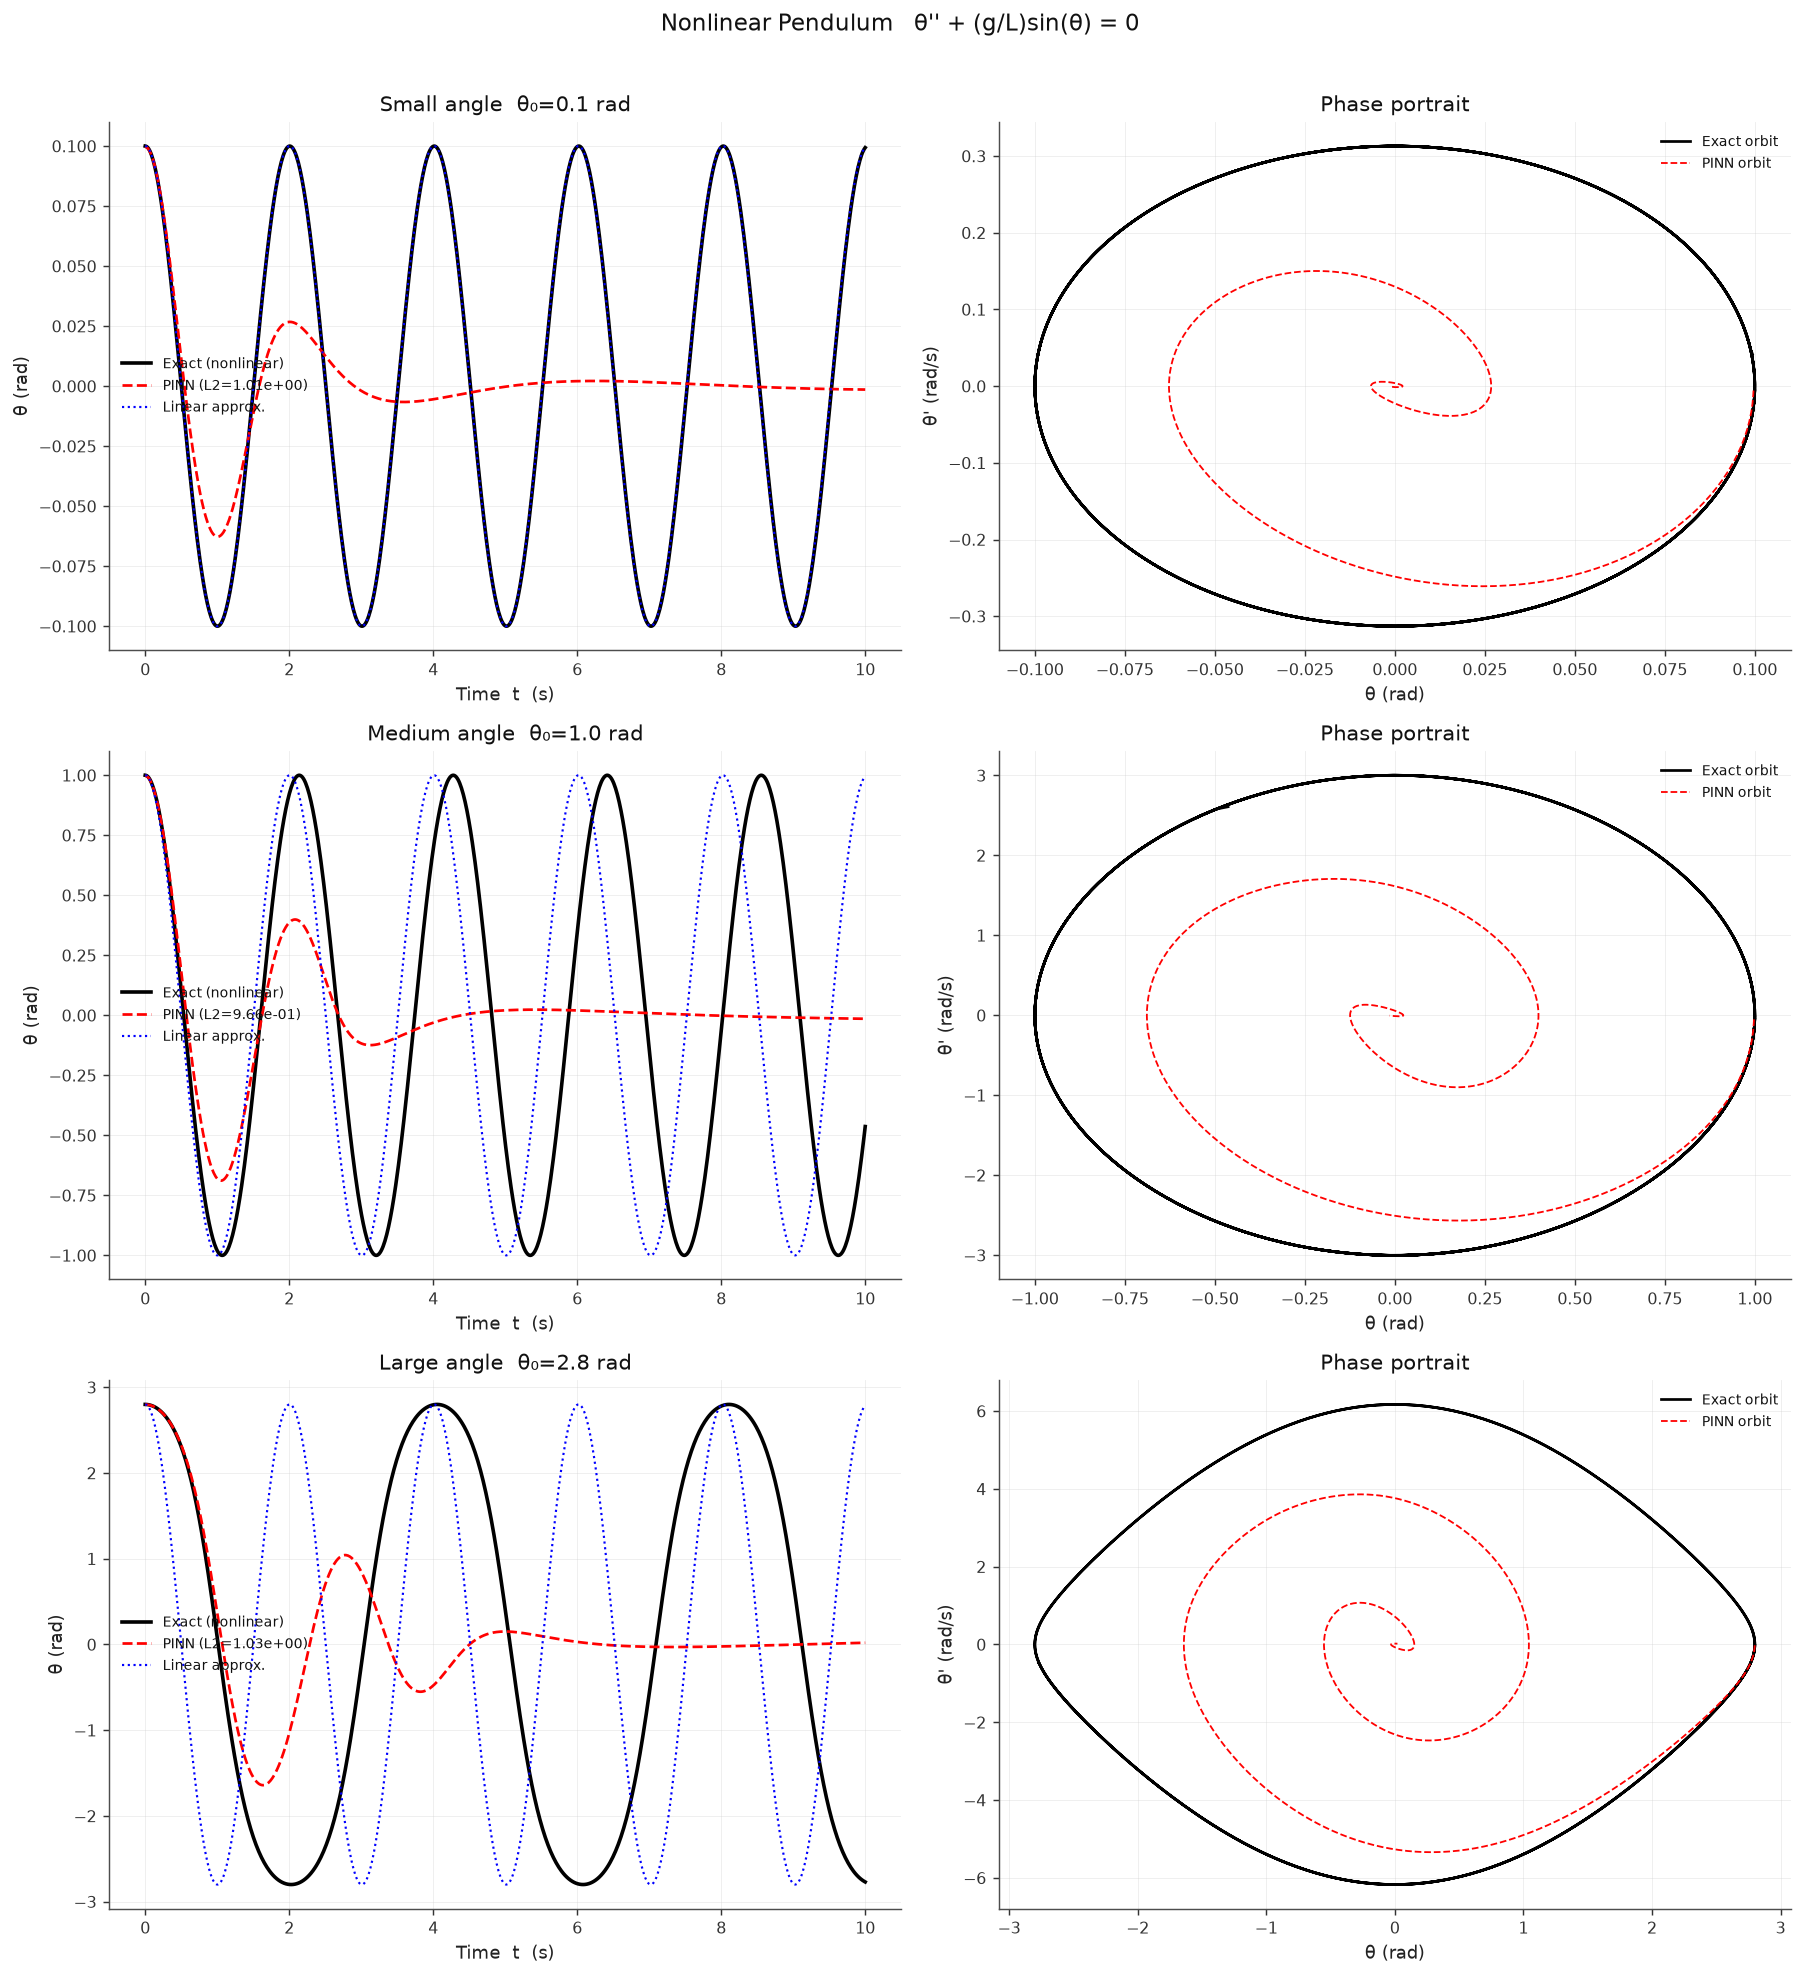

Write the Python code that produced this figure.
"""07_nonlinear_pendulum.py — Nonlinear Pendulum.

Physics problem
---------------
A simple pendulum without the small-angle approximation:

    θ''(t) + (g/L) sin(θ) = 0,    t ∈ [0, T]
    θ(0) = θ0,  θ'(0) = 0         (released from rest)

The linear approximation gives  θ''+ (g/L)θ = 0  with T = 2π√(L/g).
The nonlinear model has a longer period for large amplitudes — a key
physical effect that the PINN must capture.

Three experiments  (g=9.81, L=1.0)
------------------------------------
  - Small angle:   θ0 = 0.1 rad  (~6°)   → nearly linear
  - Medium angle:  θ0 = 1.0 rad  (~57°)  → nonlinear, period longer
  - Large angle:   θ0 = 2.8 rad  (~160°) → strongly nonlinear, very slow

What this example shows
-----------------------
- sin(θ) nonlinearity in the ODE residual
- Period lengthening for large amplitudes
- Comparison with the linear (small-angle) approximation

Tier 1 — Explorer.
"""

import math
import torch
import torch.nn as nn
import numpy as np
from scipy.integrate import solve_ivp
import matplotlib
matplotlib.use("Agg")
import matplotlib.pyplot as plt
from pinneapple_tools.visualization.style import use_theme

use_theme("report")   # one theme for every figure of the library (#918)

G = 9.81
L = 1.0
T_END = 10.0
N_COL = 400
N_EPOCHS = 12_000

EXPERIMENTS = [
    {"theta0": 0.1, "label": "Small angle  θ₀=0.1 rad"},
    {"theta0": 1.0, "label": "Medium angle  θ₀=1.0 rad"},
    {"theta0": 2.8, "label": "Large angle  θ₀=2.8 rad"},
]


def reference(theta0: float):
    def rhs(t, z):
        theta, omega = z
        return [omega, -(G / L) * math.sin(theta)]
    sol = solve_ivp(rhs, [0, T_END], [theta0, 0.0],
                    method="RK45", dense_output=True,
                    rtol=1e-10, atol=1e-12)
    t = np.linspace(0, T_END, 800)
    z = sol.sol(t)
    return t, z[0]


def linear_approx(t: np.ndarray, theta0: float) -> np.ndarray:
    omega0 = math.sqrt(G / L)
    return theta0 * np.cos(omega0 * t)


def build_net():
    return nn.Sequential(
        nn.Linear(1, 64), nn.Tanh(),
        nn.Linear(64, 64), nn.Tanh(),
        nn.Linear(64, 64), nn.Tanh(),
        nn.Linear(64, 1),
    )


def train(theta0: float):
    torch.manual_seed(1)
    net = build_net()
    opt = torch.optim.Adam(net.parameters(), lr=5e-4)
    sch = torch.optim.lr_scheduler.CosineAnnealingLR(opt, T_max=N_EPOCHS)

    t_col = torch.linspace(0, T_END, N_COL).unsqueeze(1)
    t0    = torch.zeros(1, 1)

    for _ in range(N_EPOCHS):
        opt.zero_grad()

        tc   = t_col.clone().requires_grad_(True)
        th   = net(tc)
        th_t  = torch.autograd.grad(th.sum(), tc, create_graph=True)[0]
        th_tt = torch.autograd.grad(th_t.sum(), tc, create_graph=True)[0]
        res  = th_tt + (G / L) * torch.sin(th)
        loss_pde = res.pow(2).mean()

        t0g  = t0.clone().requires_grad_(True)
        th0  = net(t0g)
        dth0 = torch.autograd.grad(th0.sum(), t0g, create_graph=True)[0]
        loss_ic = (th0 - theta0).pow(2) + dth0.pow(2)

        (loss_pde + 200 * loss_ic).backward()
        opt.step()
        sch.step()

    t_eval = np.linspace(0, T_END, 800, dtype=np.float32)
    with torch.no_grad():
        th_pred = net(torch.tensor(t_eval[:, None])).numpy().ravel()
    return t_eval, th_pred


def main():
    print("Nonlinear Pendulum — three amplitude experiments\n")
    fig, axes = plt.subplots(len(EXPERIMENTS), 2,
                             figsize=(14, 5 * len(EXPERIMENTS)))

    for row, cfg in zip(axes, EXPERIMENTS):
        th0 = cfg["theta0"]
        print(f"Training: {cfg['label']} ...")
        t_ref, th_ref = reference(th0)
        t_p,   th_p   = train(th0)
        th_lin = linear_approx(t_ref, th0)

        l2 = float(np.sqrt(((np.interp(t_p, t_ref, th_ref) - th_p)**2).mean()) /
                   (np.abs(th_ref).mean() + 1e-8))
        print(f"  → relative L2: {l2:.4e}")

        # Time series
        row[0].plot(t_ref, th_ref, "k-",  lw=2,   label="Exact (nonlinear)")
        row[0].plot(t_p,   th_p,   "r--", lw=1.5, label=f"PINN (L2={l2:.2e})")
        row[0].plot(t_ref, th_lin, "b:",  lw=1.2, label="Linear approx.")
        row[0].set_title(cfg["label"])
        row[0].set_xlabel("Time  t  (s)")
        row[0].set_ylabel("θ (rad)")
        row[0].legend(fontsize=8)
        row[0].grid(True, alpha=0.3)

        # Phase portrait  (θ, θ')
        omega_ref = np.gradient(th_ref, t_ref)
        omega_p   = np.gradient(th_p, t_p)
        row[1].plot(th_ref, omega_ref, "k-",  lw=1.5, label="Exact orbit")
        row[1].plot(th_p,   omega_p,   "r--", lw=1,   label="PINN orbit")
        row[1].set_title("Phase portrait")
        row[1].set_xlabel("θ (rad)")
        row[1].set_ylabel("θ' (rad/s)")
        row[1].legend(fontsize=8)
        row[1].grid(True, alpha=0.3)

    plt.suptitle("Nonlinear Pendulum   θ'' + (g/L)sin(θ) = 0",
                 fontsize=13, y=1.01)
    plt.tight_layout()
    plt.savefig("07_nonlinear_pendulum.png", dpi=130)
    print("\nSaved 07_nonlinear_pendulum.png")


if __name__ == "__main__":
    main()
